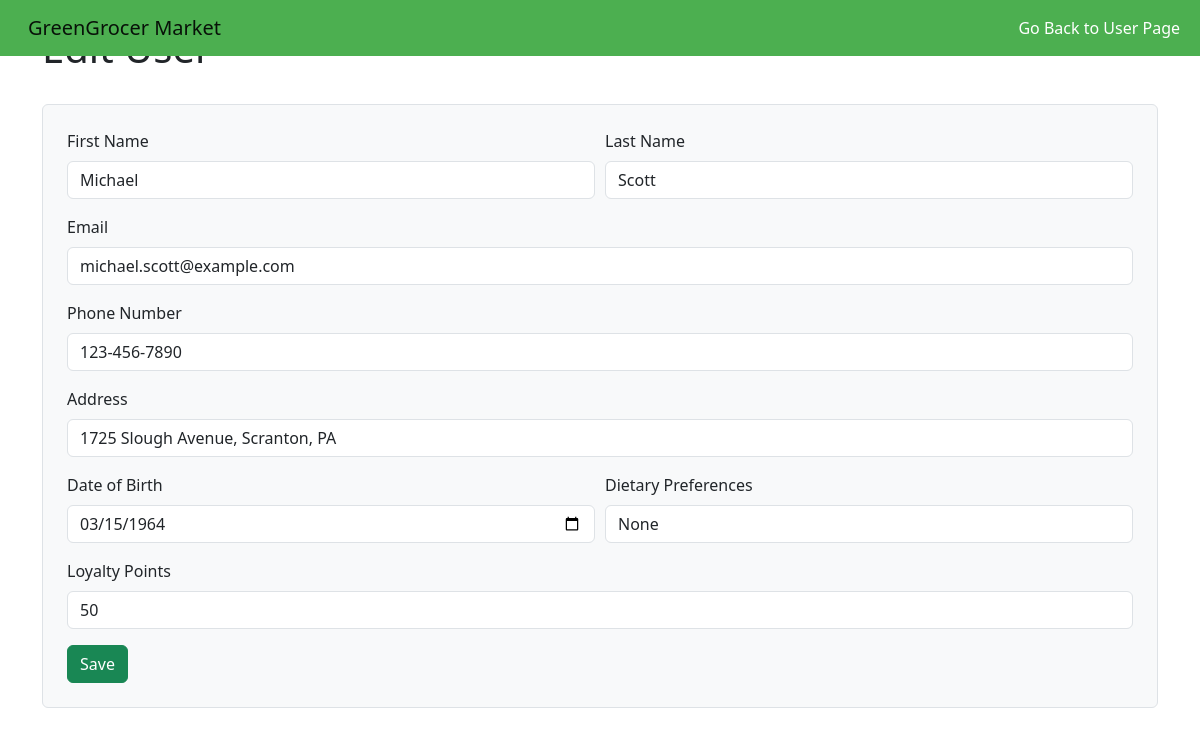
/editcustomeruser.php?id=1, run on the app's committed database.
### tables this page shows
CREATE TABLE Users (
    id INT AUTO_INCREMENT PRIMARY KEY,  
    firstName VARCHAR(50) NOT NULL,     
    lastName VARCHAR(50) NOT NULL,      
    email VARCHAR(100) NOT NULL UNIQUE,  
    phoneNumber VARCHAR(20) NOT NULL,   
    address VARCHAR(255) NOT NULL,      
    dob DATE NOT NULL,                  
    dietaryPreferences TEXT DEFAULT NULL,  
    loyaltyPoints INT DEFAULT 0        
);

### editcustomeruser.php (the view, shortened to what this page needs)
<?php
include('connect.php');
if (isset($_GET['id'])) {
    $userId = $_GET['id'];
    $result = $conn->query("SELECT * FROM users WHERE id = '$userId'");
    $user = $result->fetch_assoc();
} else {
    header("Location: usercustomer.php");
    exit;
}
?>
<!DOCTYPE html>
<html lang="en">
<head>
    <link rel="stylesheet" href="https://stackpath.bootstrapcdn.com/bootstrap/4.5.2/css/bootstrap.min.css">
</head>
<body>
    <?php include('header3.php'); ?>
    <div class="container mt-4">
        <div class="header-container mb-4">
            <h1>Edit User</h1>
        </div>
        <form action="editcustomeruser.php" method="POST" class="p-4 border rounded bg-light">
            <div class="form-row">
                <div class="form-group col-md-6">
                    <label for="firstName">First Name</label>
                    <input type="text" class="form-control" id="firstName" name="firstName" value="<?= $user['firstName']; ?>" required>
                </div>
                <div class="form-group col-md-6">
                    <label for="lastName">Last Name</label>
                    <input type="text" class="form-control" id="lastName" name="lastName" value="<?= $user['lastName']; ?>" required>
                </div>
            </div>
            <div class="form-group">
                <label for="email">Email</label>
                <input type="email" class="form-control" id="email" name="email" value="<?= $user['email']; ?>" required>
            </div>
            <div class="form-group">
                <label for="phoneNumber">Phone Number</label>
                <input type="text" class="form-control" id="phoneNumber" name="phoneNumber" value="<?= $user['phoneNumber']; ?>" required>
            </div>
            <div class="form-group">
                <label for="address">Address</label>
                <input type="text" class="form-control" id="address" name="address" value="<?= $user['address']; ?>" required>
            </div>
            <div class="form-row">
                <div class="form-group col-md-6">
                    <label for="dob">Date of Birth</label>
                    <input type="date" class="form-control" id="dob" name="dob" value="<?= $user['dob']; ?>" required>
                </div>
                <div class="form-group col-md-6">
                    <label for="dietaryPreferences">Dietary Preferences</label>
                    <input type="text" class="form-control" id="dietaryPreferences" name="dietaryPreferences" value="<?= $user['dietaryPreferences']; ?>">
                </div>
            </div>
            <div class="form-group">
                <label for="loyaltyPoints">Loyalty Points</label>
                <input type="number" class="form-control" id="loyaltyPoints" name="loyaltyPoints" value="<?= $user['loyaltyPoints']; ?>" required>
            </div>
            <button type="submit" name="save_user" class="btn btn-success save-btn">Save</button>
        </form>
    </div>
</body>
</html>

### editcustomeruser.php (style rules this page uses)
.header-container { display: flex; justify-content: space-between; align-items: center; }
.save-btn { position: relative; z-index: 10; }

### data on the page
users: firstName "Michael", lastName "Scott", email "michael.scott@example.com", phoneNumber "123-456-7890", address "1725 Slough Avenue, Scranton, PA", dob "03/15/1964", dietaryPreferences "None", loyaltyPoints "50"
